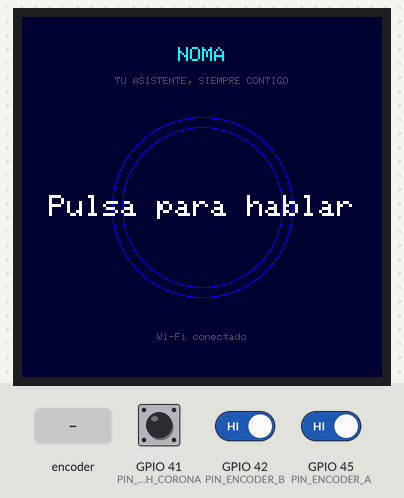
This sketch was run on a simulated ESP32-S3. Shown: 360×360 colour display. The test bench sets the inputs (shaded band); at power-on: GPIO 41 (PIN_SWITCH_CORONA) HIGH, GPIO 42 (PIN_ENCODER_B) HIGH, GPIO 45 (PIN_ENCODER_A) HIGH. WiFi joins after 1.5 s; servers stay silent unless stated; I2S audio is not simulated (input reads silence); uploads are accepted with an empty reply; storage starts empty.

Above: at 3.2 s.
3.3 s: GPIO 41 (PIN_SWITCH_CORONA) pulled LOW for 0.15 s
At 3.9 s:
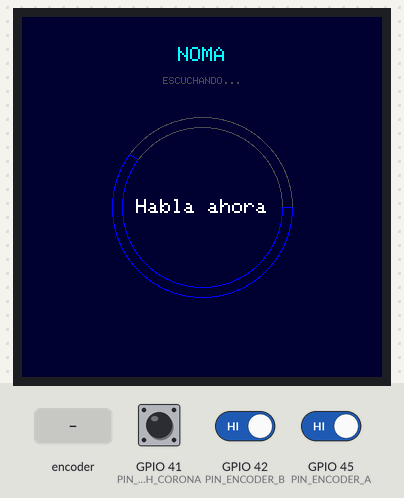
9.4 s: GPIO 41 (PIN_SWITCH_CORONA) pulled LOW for 1 s
At 9.9 s:
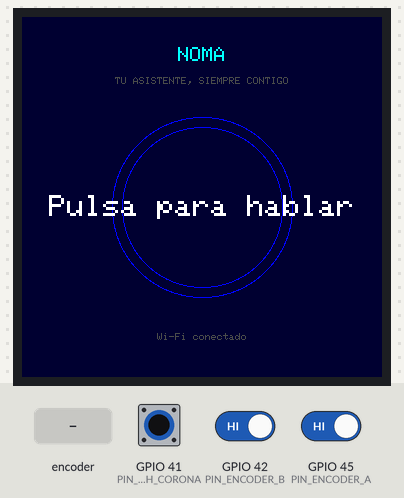
11.9 s: rotary encoder on GPIO 45 (PIN_ENCODER_A) / GPIO 42 (PIN_ENCODER_B) turned 3 steps (first pin leading)
At 12.8 s:
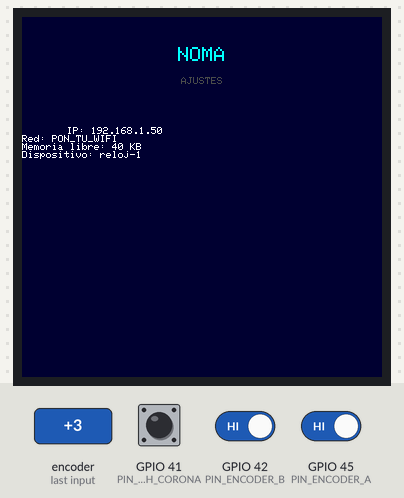
14.0 s: rotary encoder on GPIO 45 (PIN_ENCODER_A) / GPIO 42 (PIN_ENCODER_B) turned 3 steps (first pin leading)
At 15.7 s:
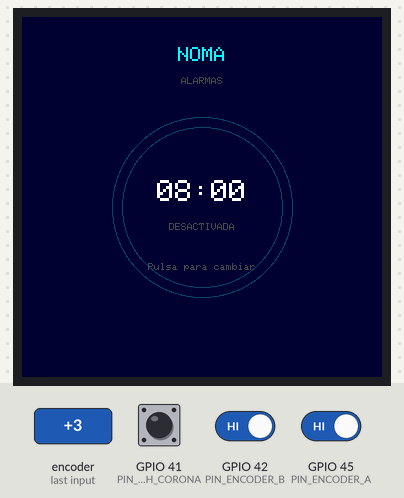
16.1 s: GPIO 41 (PIN_SWITCH_CORONA) pulled LOW for 0.15 s
At 17.3 s:
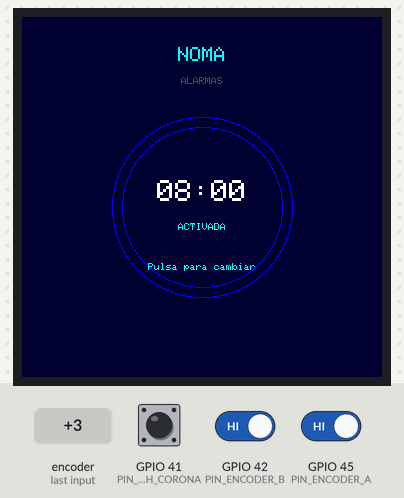
17.7 s: rotary encoder on GPIO 45 (PIN_ENCODER_A) / GPIO 42 (PIN_ENCODER_B) turned 3 steps (first pin leading)
At 18.5 s:
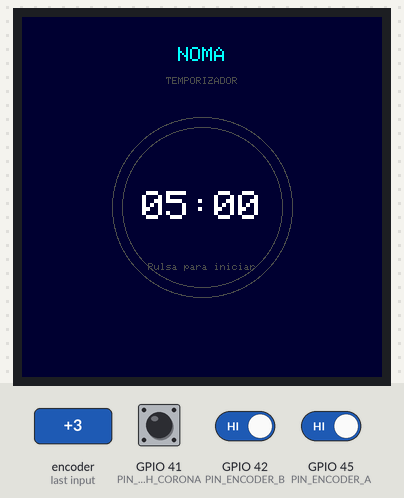
Timing chart, 0 to 20.7 s (numbered marks = the images above; inputs shaded):
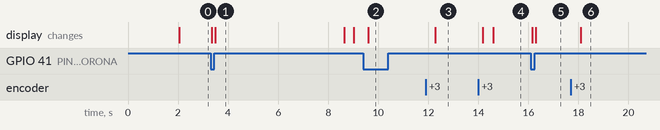

Measured:
- after the input at 3.3 s, the display: first changes after 0.05 s (image 1 shows a later state)
- after the input at 9.4 s, the display: changes after 0.19 s (image 2)
- after the input at 11.9 s, the display: changes after 0.38 s (image 3)
- after the input at 14.0 s, the display: first changes after 0.18 s (image 4 shows a later state)
- after the input at 16.1 s, the display: first changes after 0.05 s (image 5 shows a later state)
- after the input at 17.7 s, the display: changes after 0.39 s (image 6)
- what the display in image 1 shows lasts 5.1 s, from 3.5 s to 8.6 s

The sketch:

noma_esp32_2.ino
```cpp
/*
  NOMA - Firmware v1 para CrowPanel 1.46" (ESP32-S3, DHR55146D)
  =================================================================
  Primera versión: incluye solo lo 100% viable con este hardware.
  NO incluye (necesitan piezas extra o no son posibles en esta placa,
  ver conversación): notificaciones/mensajes del iPad (Bluetooth ANCS),
  clima (API externa), calendario (sincronización), música (sin altavoz).

  Pantallas incluidas:
    HOME         -> reloj + estado, pulsa la corona para hablarle
    ESCUCHANDO   -> grabando tu voz
    PROCESANDO   -> esperando respuesta de Supabase/gpt-6-astra
    RESPUESTA    -> texto de la respuesta de Noma
    WIFI         -> red conectada
    TEMPORIZADOR -> cuenta atrás simple (fijo a 5 min, pulsa para iniciar/pausar)
    ALARMAS      -> una alarma on/off (hora fija por ahora, editar hora = v2)
    COMANDOS     -> lista estática de lo que puedes preguntarle
    AJUSTES      -> info del dispositivo (IP, memoria libre)

  Gira la corona para moverte entre pantallas. Pulsa la corona:
    - en HOME: empieza a escucharte
    - en TEMPORIZADOR: inicia/pausa la cuenta atrás
    - en ALARMAS: activa/desactiva la alarma

  AVISO HONESTO sobre "Batería": esta placa no tiene, según la
  documentación de Elecrow, un pin de lectura de batería confirmado,
  así que esa pantalla se deja fuera de esta v1 hasta confirmar si tu
  placa tiene un divisor de voltaje conectado a algún ADC.

  LIBRERÍAS NECESARIAS: LovyanGFX, ArduinoJson
*/

#include <WiFi.h>
#include <HTTPClient.h>
#include <ArduinoJson.h>
#include <driver/i2s.h>
#include <SPIFFS.h>
#define LGFX_USE_V1
#include <LovyanGFX.hpp>

// ---------------------- CONFIGURACIÓN ----------------------

const char* WIFI_SSID     = "PON_TU_WIFI";
const char* WIFI_PASSWORD = "PON_TU_CONTRASEÑA";

const char* SUPABASE_FUNCTION_URL = "https://TU_PROYECTO.supabase.co/functions/v1/noma-chat";
const char* SUPABASE_ANON_KEY     = "PON_TU_ANON_KEY";
const char* DEVICE_ID              = "reloj-1";

#define SEGUNDOS_GRABAR 5

// Pines confirmados (wiki oficial de Elecrow, modelo DHR55146D)
#define PIN_SWITCH_CORONA 41
#define PIN_ENCODER_A     45
#define PIN_ENCODER_B     42
#define PIN_MIC_CLK       39   // antes "I2C_SCL"
#define PIN_MIC_DATA      38   // antes "I2C_SDA"

const int FRECUENCIA_MUESTREO = 16000;

// Paleta de color estilo Noma (azul/cian sobre negro-azulado)
#define COLOR_FONDO   0x0006
#define COLOR_ACCENT  0x07FF   // cian
#define COLOR_TEXTO   0xFFFF
#define COLOR_MUTED   0x4A69

// ---------------------- PANTALLA ----------------------

class LGFX : public lgfx::LGFX_Device {
  lgfx::Panel_GC9A01 _panel_instance; // si la pantalla no enciende bien, prueba Panel_ST7789
  lgfx::Bus_SPI _bus_instance;

public:
  LGFX(void) {
    {
      auto cfg = _bus_instance.config();
      cfg.spi_host = SPI2_HOST;
      cfg.spi_mode = 0;
      cfg.freq_write = 80000000;
      cfg.freq_read = 20000000;
      cfg.spi_3wire = true;
      cfg.use_lock = true;
      cfg.dma_channel = SPI_DMA_CH_AUTO;
      cfg.pin_sclk = 10;
      cfg.pin_mosi = 11;
      cfg.pin_miso = -1;
      cfg.pin_dc = 3;
      _bus_instance.config(cfg);
      _panel_instance.setBus(&_bus_instance);
    }
    {
      auto cfg = _panel_instance.config();
      cfg.pin_cs = 9;
      cfg.pin_rst = 14;
      cfg.pin_busy = -1;
      cfg.memory_width = 360;
      cfg.memory_height = 360;
      cfg.panel_width = 360;
      cfg.panel_height = 360;
      cfg.offset_x = 0;
      cfg.offset_y = 0;
      cfg.offset_rotation = 0;
      cfg.readable = false;
      cfg.invert = false;
      cfg.rgb_order = true;
      cfg.dlen_16bit = false;
      cfg.bus_shared = false;
      _panel_instance.config(cfg);
    }
    setPanel(&_panel_instance);
  }
};

LGFX pantalla;

// ---------------------- ESTADO ----------------------

enum Pantalla {
  HOME, ESCUCHANDO, PROCESANDO, RESPUESTA,
  WIFI_INFO, TEMPORIZADOR, ALARMAS, COMANDOS, AJUSTES,
  NUM_PANTALLAS_MENU // marcador: cuántas hay en el menú navegable (desde WIFI_INFO)
};

Pantalla pantallaActual = HOME;
String textoRespuesta = "";

// Temporizador
bool temporizadorCorriendo = false;
unsigned long temporizadorInicio = 0;
const unsigned long TEMPORIZADOR_DURACION_MS = 5UL * 60UL * 1000UL; // 5 min fijo (v1)

// Alarma (única, hora fija 08:00 -- editar hora será v2)
bool alarmaActiva = false;

// Encoder
volatile int posicionEncoder = 0;
int ultimaPosicionEncoder = 0;

void IRAM_ATTR onEncoderA() {
  bool a = digitalRead(PIN_ENCODER_A);
  bool b = digitalRead(PIN_ENCODER_B);
  posicionEncoder += (a == b) ? 1 : -1;
}

// ---------------------- DIBUJO DE CADA PANTALLA ----------------------

void dibujarCabecera(const char* titulo) {
  pantalla.fillScreen(COLOR_FONDO);
  pantalla.setTextColor(COLOR_ACCENT);
  pantalla.setTextDatum(lgfx::top_center);
  pantalla.setTextSize(2);
  pantalla.drawString("NOMA", 180, 30);
  pantalla.setTextColor(COLOR_MUTED);
  pantalla.setTextSize(1);
  pantalla.drawString(titulo, 180, 60);
}

void dibujarAnillo(int progresoPorcentaje, uint32_t color) {
  // Anillo decorativo tipo el de la maqueta, usando arcos
  pantalla.drawArc(180, 190, 90, 80, 0, 360, COLOR_MUTED);
  if (progresoPorcentaje > 0) {
    float grados = 360.0 * progresoPorcentaje / 100.0;
    pantalla.drawArc(180, 190, 90, 80, 0, grados, color);
  }
}

void pantallaHome() {
  dibujarCabecera("TU ASISTENTE, SIEMPRE CONTIGO");
  dibujarAnillo(100, COLOR_ACCENT);
  pantalla.setTextColor(COLOR_TEXTO);
  pantalla.setTextDatum(lgfx::middle_center);
  pantalla.setTextSize(3);
  pantalla.drawString("Pulsa para hablar", 180, 190);
  pantalla.setTextColor(COLOR_MUTED);
  pantalla.setTextSize(1);
  pantalla.drawString(WiFi.status() == WL_CONNECTED ? "Wi-Fi conectado" : "Sin Wi-Fi", 180, 320);
}

void pantallaEscuchando() {
  dibujarCabecera("ESCUCHANDO...");
  dibujarAnillo(60, COLOR_ACCENT);
  pantalla.setTextColor(COLOR_TEXTO);
  pantalla.setTextDatum(lgfx::middle_center);
  pantalla.setTextSize(2);
  pantalla.drawString("Habla ahora", 180, 190);
}

void pantallaProcesando() {
  dibujarCabecera("PROCESANDO TU SOLICITUD...");
  dibujarAnillo(30, 0xFFE0); // amarillo
  pantalla.setTextColor(COLOR_TEXTO);
  pantalla.setTextDatum(lgfx::middle_center);
  pantalla.setTextSize(2);
  pantalla.drawString("Un momento...", 180, 190);
}

void pantallaRespuesta() {
  pantalla.fillScreen(COLOR_FONDO);
  pantalla.setTextColor(COLOR_ACCENT);
  pantalla.setTextDatum(lgfx::top_center);
  pantalla.setTextSize(2);
  pantalla.drawString("NOMA", 180, 30);
  pantalla.setTextColor(COLOR_TEXTO);
  pantalla.setTextDatum(lgfx::top_left);
  pantalla.setTextSize(2);
  pantalla.setTextWrap(true);
  pantalla.setCursor(45, 110);
  pantalla.print(textoRespuesta);
  pantalla.setTextColor(COLOR_MUTED);
  pantalla.setTextDatum(lgfx::bottom_center);
  pantalla.setTextSize(1);
  pantalla.drawString("Pulsa para volver", 180, 340);
}

void pantallaWifi() {
  dibujarCabecera("WI-FI");
  dibujarAnillo(100, COLOR_ACCENT);
  pantalla.setTextColor(COLOR_TEXTO);
  pantalla.setTextDatum(lgfx::middle_center);
  pantalla.setTextSize(2);
  if (WiFi.status() == WL_CONNECTED) {
    pantalla.drawString("Conectado", 180, 175);
    pantalla.setTextSize(1);
    pantalla.drawString(WiFi.SSID(), 180, 210);
  } else {
    pantalla.drawString("Sin conexion", 180, 190);
  }
}

void pantallaTemporizador() {
  dibujarCabecera("TEMPORIZADOR");
  long restanteMs = TEMPORIZADOR_DURACION_MS;
  if (temporizadorCorriendo) {
    long transcurrido = millis() - temporizadorInicio;
    restanteMs = max(0L, (long)(TEMPORIZADOR_DURACION_MS - transcurrido));
  }
  int minutos = (restanteMs / 1000) / 60;
  int segundos = (restanteMs / 1000) % 60;
  char buffer[8];
  snprintf(buffer, sizeof(buffer), "%02d:%02d", minutos, segundos);

  int progreso = 100 - (restanteMs * 100 / TEMPORIZADOR_DURACION_MS);
  dibujarAnillo(progreso, COLOR_ACCENT);

  pantalla.setTextColor(COLOR_TEXTO);
  pantalla.setTextDatum(lgfx::middle_center);
  pantalla.setTextSize(4);
  pantalla.drawString(buffer, 180, 190);
  pantalla.setTextColor(COLOR_MUTED);
  pantalla.setTextSize(1);
  pantalla.drawString(temporizadorCorriendo ? "Pulsa para pausar" : "Pulsa para iniciar", 180, 250);
}

void pantallaAlarmas() {
  dibujarCabecera("ALARMAS");
  dibujarAnillo(100, alarmaActiva ? COLOR_ACCENT : COLOR_MUTED);
  pantalla.setTextColor(COLOR_TEXTO);
  pantalla.setTextDatum(lgfx::middle_center);
  pantalla.setTextSize(3);
  pantalla.drawString("08:00", 180, 175);
  pantalla.setTextColor(alarmaActiva ? COLOR_ACCENT : COLOR_MUTED);
  pantalla.setTextSize(1);
  pantalla.drawString(alarmaActiva ? "ACTIVADA" : "DESACTIVADA", 180, 210);
  pantalla.drawString("Pulsa para cambiar", 180, 250);
}

void pantallaComandos() {
  dibujarCabecera("COMANDOS DE VOZ");
  pantalla.setTextColor(COLOR_TEXTO);
  pantalla.setTextDatum(lgfx::top_left);
  pantalla.setTextSize(1);
  pantalla.setCursor(55, 110);
  pantalla.println("- Que puedes hacer?");
  pantalla.println("");
  pantalla.println("- Que hora es?");
  pantalla.println("");
  pantalla.println("- Ayudame a decidir X");
  pantalla.println("");
  pantalla.println("- Cualquier pregunta libre");
}

void pantallaAjustes() {
  dibujarCabecera("AJUSTES");
  pantalla.setTextColor(COLOR_TEXTO);
  pantalla.setTextDatum(lgfx::top_left);
  pantalla.setTextSize(1);
  pantalla.setCursor(45, 110);
  pantalla.print("IP: ");
  pantalla.println(WiFi.localIP());
  pantalla.print("Red: ");
  pantalla.println(WiFi.SSID());
  pantalla.print("Memoria libre: ");
  pantalla.print(ESP.getFreeHeap() / 1024);
  pantalla.println(" KB");
  pantalla.print("Dispositivo: ");
  pantalla.println(DEVICE_ID);
}

void dibujarPantallaActual() {
  switch (pantallaActual) {
    case HOME:          pantallaHome(); break;
    case ESCUCHANDO:     pantallaEscuchando(); break;
    case PROCESANDO:     pantallaProcesando(); break;
    case RESPUESTA:      pantallaRespuesta(); break;
    case WIFI_INFO:      pantallaWifi(); break;
    case TEMPORIZADOR:   pantallaTemporizador(); break;
    case ALARMAS:        pantallaAlarmas(); break;
    case COMANDOS:       pantallaComandos(); break;
    case AJUSTES:        pantallaAjustes(); break;
    default: break;
  }
}

// ---------------------- MICRÓFONO PDM ----------------------

void iniciarI2SPDM() {
  i2s_config_t config = {
    .mode = (i2s_mode_t)(I2S_MODE_MASTER | I2S_MODE_RX | I2S_MODE_PDM),
    .sample_rate = FRECUENCIA_MUESTREO,
    .bits_per_sample = I2S_BITS_PER_SAMPLE_16BIT,
    .channel_format = I2S_CHANNEL_FMT_ONLY_LEFT,
    .communication_format = I2S_COMM_FORMAT_STAND_I2S,
    .intr_alloc_flags = 0,
    .dma_buf_count = 4,
    .dma_buf_len = 1024,
  };
  i2s_pin_config_t pines = {
    .bck_io_num = I2S_PIN_NO_CHANGE,
    .ws_io_num = PIN_MIC_CLK,
    .data_out_num = I2S_PIN_NO_CHANGE,
    .data_in_num = PIN_MIC_DATA,
  };
  i2s_driver_install(I2S_NUM_0, &config, 0, NULL);
  i2s_set_pin(I2S_NUM_0, &pines);
}

void escribirCabeceraWav(File &f, uint32_t tamanoDatos) {
  uint32_t tamanoArchivo = tamanoDatos + 36;
  uint32_t byteRate = FRECUENCIA_MUESTREO * 2;
  f.seek(0);
  f.write((const uint8_t*)"RIFF", 4);
  f.write((uint8_t*)&tamanoArchivo, 4);
  f.write((const uint8_t*)"WAVE", 4);
  f.write((const uint8_t*)"fmt ", 4);
  uint32_t subchunk1Size = 16;
  uint16_t audioFormat = 1, numCanales = 1;
  f.write((uint8_t*)&subchunk1Size, 4);
  f.write((uint8_t*)&audioFormat, 2);
  f.write((uint8_t*)&numCanales, 2);
  uint32_t sampleRate = FRECUENCIA_MUESTREO;
  f.write((uint8_t*)&sampleRate, 4);
  f.write((uint8_t*)&byteRate, 4);
  uint16_t blockAlign = 2, bitsPerSample = 16;
  f.write((uint8_t*)&blockAlign, 2);
  f.write((uint8_t*)&bitsPerSample, 2);
  f.write((const uint8_t*)"data", 4);
  f.write((uint8_t*)&tamanoDatos, 4);
}

void grabarAudio() {
  pantallaActual = ESCUCHANDO;
  dibujarPantallaActual();

  File archivo = SPIFFS.open("/pregunta.wav", FILE_WRITE);
  escribirCabeceraWav(archivo, 0);

  const int TAM_BUFFER = 512;
  int16_t buffer[TAM_BUFFER];
  size_t bytesLeidos;
  uint32_t totalEscrito = 0;

  unsigned long inicio = millis();
  while (millis() - inicio < SEGUNDOS_GRABAR * 1000) {
    i2s_read(I2S_NUM_0, buffer, sizeof(buffer), &bytesLeidos, portMAX_DELAY);
    archivo.write((uint8_t*)buffer, bytesLeidos);
    totalEscrito += bytesLeidos;
  }

  escribirCabeceraWav(archivo, totalEscrito);
  archivo.close();
}

void enviarYMostrar() {
  pantallaActual = PROCESANDO;
  dibujarPantallaActual();

  File f = SPIFFS.open("/pregunta.wav", FILE_READ);
  if (!f) {
    textoRespuesta = "Error al leer el audio grabado.";
    pantallaActual = RESPUESTA;
    dibujarPantallaActual();
    return;
  }

  HTTPClient http;
  http.begin(SUPABASE_FUNCTION_URL);
  http.addHeader("Authorization", String("Bearer ") + SUPABASE_ANON_KEY);

  String limite = "----NomaBoundary";
  String inicioParte =
    "--" + limite + "\r\n"
    "Content-Disposition: form-data; name=\"device_id\"\r\n\r\n" +
    String(DEVICE_ID) + "\r\n" +
    "--" + limite + "\r\n"
    "Content-Disposition: form-data; name=\"audio\"; filename=\"audio.wav\"\r\n"
    "Content-Type: audio/wav\r\n\r\n";
  String finParte = "\r\n--" + limite + "--\r\n";

  size_t tamanoAudio = f.size();
  size_t tamanoTotal = inicioParte.length() + tamanoAudio + finParte.length();

  uint8_t* cuerpo = (uint8_t*)malloc(tamanoTotal);
  if (!cuerpo) {
    textoRespuesta = "Sin memoria suficiente.";
    f.close();
    pantallaActual = RESPUESTA;
    dibujarPantallaActual();
    return;
  }

  memcpy(cuerpo, inicioParte.c_str(), inicioParte.length());
  f.read(cuerpo + inicioParte.length(), tamanoAudio);
  memcpy(cuerpo + inicioParte.length() + tamanoAudio, finParte.c_str(), finParte.length());
  f.close();

  http.addHeader("Content-Type", "multipart/form-data; boundary=" + limite);
  int codigo = http.POST(cuerpo, tamanoTotal);
  free(cuerpo);

  if (codigo != 200) {
    textoRespuesta = "Error de conexion con Noma.";
  } else {
    String respuestaJson = http.getString();
    JsonDocument doc;
    deserializeJson(doc, respuestaJson);
    textoRespuesta = String((const char*)(doc["respuesta"] | "Sin respuesta"));
  }
  http.end();

  pantallaActual = RESPUESTA;
  dibujarPantallaActual();
}

// ---------------------- NAVEGACIÓN ----------------------

Pantalla menuPantallas[] = { HOME, WIFI_INFO, TEMPORIZADOR, ALARMAS, COMANDOS, AJUSTES };
const int NUM_MENU = sizeof(menuPantallas) / sizeof(menuPantallas[0]);
int indiceMenu = 0;

void manejarPulsacionCorona() {
  switch (pantallaActual) {
    case HOME:
      grabarAudio();
      enviarYMostrar();
      break;
    case RESPUESTA:
      pantallaActual = HOME;
      indiceMenu = 0;
      dibujarPantallaActual();
      break;
    case TEMPORIZADOR:
      if (!temporizadorCorriendo) {
        temporizadorCorriendo = true;
        temporizadorInicio = millis();
      } else {
        temporizadorCorriendo = false;
      }
      dibujarPantallaActual();
      break;
    case ALARMAS:
      alarmaActiva = !alarmaActiva;
      dibujarPantallaActual();
      break;
    default:
      break;
  }
}

// ---------------------- SETUP / LOOP ----------------------

void setup() {
  Serial.begin(115200);
  SPIFFS.begin(true);

  pantalla.init();
  pantalla.setRotation(0);
  pantalla.fillScreen(COLOR_FONDO);
  pantalla.setTextColor(COLOR_TEXTO);
  pantalla.setTextDatum(lgfx::middle_center);
  pantalla.setTextSize(2);
  pantalla.drawString("Conectando WiFi...", 180, 180);

  WiFi.begin(WIFI_SSID, WIFI_PASSWORD);
  while (WiFi.status() != WL_CONNECTED) {
    delay(400);
  }

  pinMode(PIN_SWITCH_CORONA, INPUT_PULLUP);
  pinMode(PIN_ENCODER_A, INPUT_PULLUP);
  pinMode(PIN_ENCODER_B, INPUT_PULLUP);
  attachInterrupt(digitalPinToInterrupt(PIN_ENCODER_A), onEncoderA, CHANGE);

  iniciarI2SPDM();

  pantallaActual = HOME;
  dibujarPantallaActual();
}

void loop() {
  // Navegación con la corona (solo si no estamos en medio del flujo de voz)
  if (pantallaActual != ESCUCHANDO && pantallaActual != PROCESANDO) {
    int delta = posicionEncoder - ultimaPosicionEncoder;
    if (abs(delta) >= 4) { // 4 pasos del encoder = 1 "click" en la mayoría de encoders
      if (pantallaActual != RESPUESTA) {
        indiceMenu = (indiceMenu + (delta > 0 ? 1 : -1) + NUM_MENU) % NUM_MENU;
        pantallaActual = menuPantallas[indiceMenu];
        dibujarPantallaActual();
      }
      ultimaPosicionEncoder = posicionEncoder;
    }
  }

  // Pulsador de la corona
  if (digitalRead(PIN_SWITCH_CORONA) == LOW) {
    delay(50);
    if (digitalRead(PIN_SWITCH_CORONA) == LOW) {
      manejarPulsacionCorona();
      while (digitalRead(PIN_SWITCH_CORONA) == LOW) delay(10);
    }
  }

  // Refrescar el temporizador mientras corre
  if (pantallaActual == TEMPORIZADOR && temporizadorCorriendo) {
    static unsigned long ultimoRefresco = 0;
    if (millis() - ultimoRefresco > 500) {
      dibujarPantallaActual();
      ultimoRefresco = millis();
    }
  }
}
```
